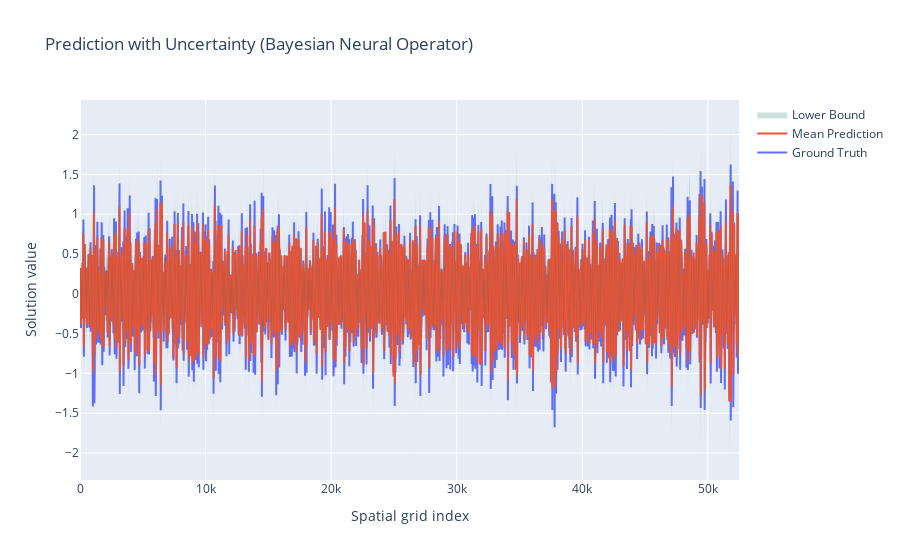

The notebook cell this image was saved under:
### Code cell
x_test_device = x_test.to(device)
y_test_device = y_test.to(device)   
with torch.no_grad():
    n_samples = 100
    pred_samples = []
    for _ in range(n_samples):
        preds_sample = model(x_test.to(device)).cpu().unsqueeze(0)
        pred_samples.append(preds_sample)
    pred_samples = torch.cat(pred_samples, dim=0)
visualize_uncertainty_plotly(x_test_device[..., 0], y_test_device, pred_samples)

### Figure 1 — Plotly figure (JSON) as saved in the notebook; plotly's stock layout.template omitted (floating-point values rounded to 4 significant figures; data arrays with more than 128 entries replaced by an {"elided": "..."} marker saying what was removed)
{"data": [{"mode": "lines", "name": "Ground Truth", "type": "scatter", "y": {"elided": "52480 float values"}}, {"mode": "lines", "name": "Mean Prediction", "type": "scatter", "y": {"elided": "52480 float values"}}, {"line": {"width": 0}, "mode": "lines", "name": "Upper Bound", "showlegend": false, "type": "scatter", "y": {"elided": "52480 float values"}}, {"fill": "tonexty", "fillcolor": "rgba(0,100,80,0.2)", "line": {"width": 0}, "mode": "lines", "name": "Lower Bound", "showlegend": true, "type": "scatter", "y": {"elided": "52480 float values"}}], "layout": {"title": {"text": "Prediction with Uncertainty (Bayesian Neural Operator)"}, "xaxis": {"title": {"text": "Spatial grid index"}}, "yaxis": {"title": {"text": "Solution value"}}}}
